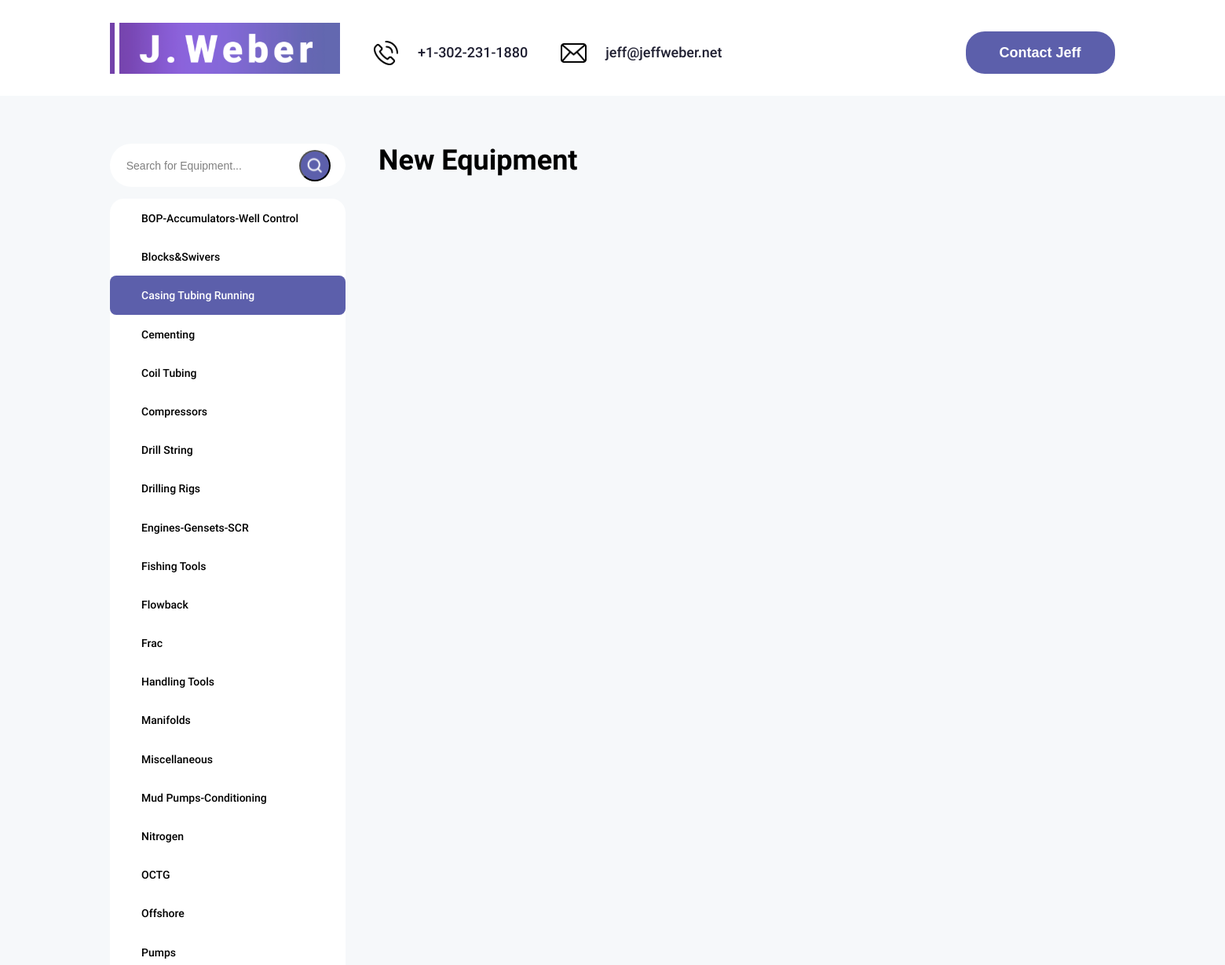
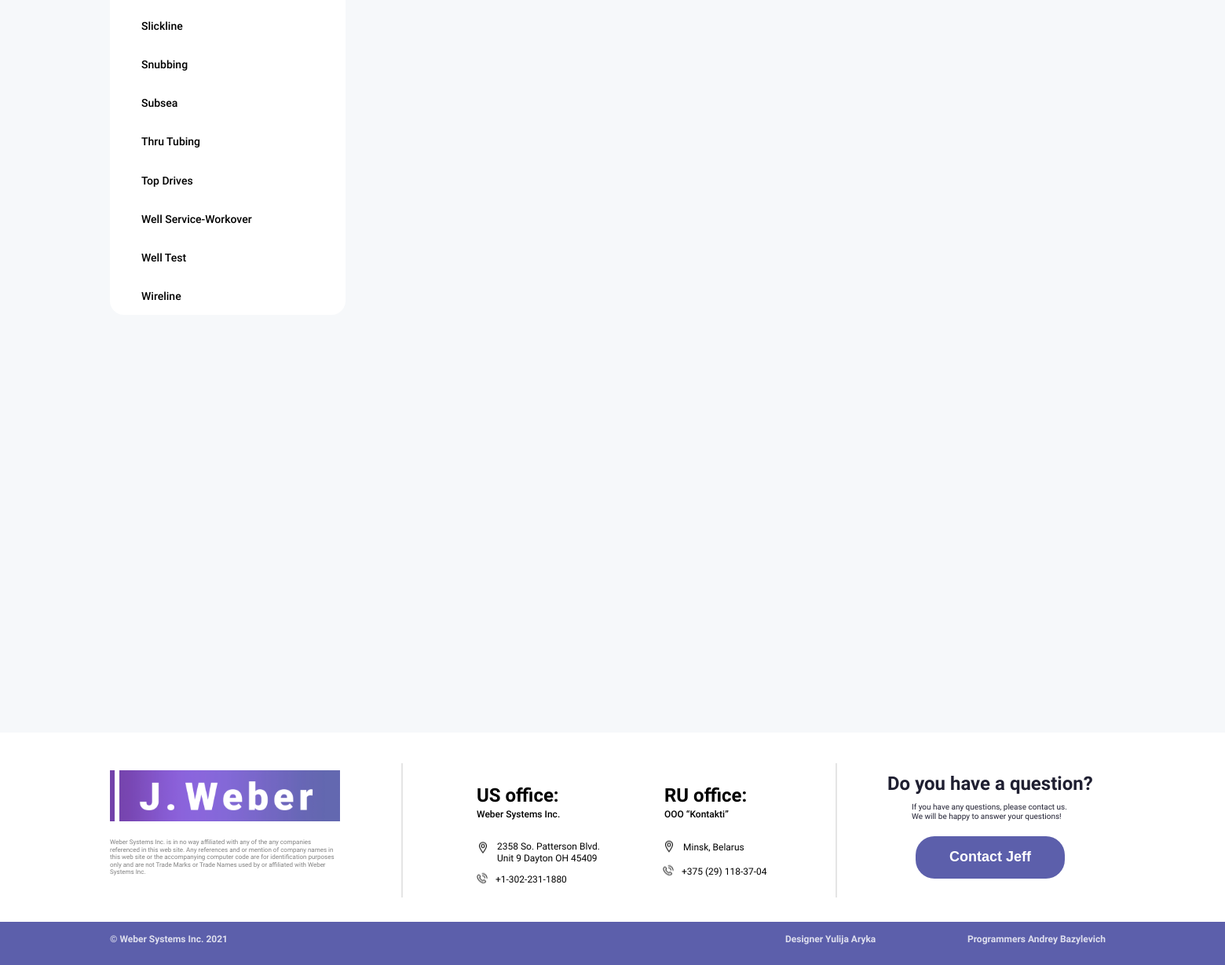
The page /casingtubingrunning/ on the database its author committed (2 pictures, top to bottom).
### website/models.py (models this page shows, shortened)
class Category (models.Model):
    name = models.CharField(max_length=55)
    slug = models.SlugField(max_length=200, unique=True)
    class Meta:
        ordering = ('name',)
        verbose_name = 'category'
        verbose_name_plural = 'categories'

### website/views.py (the view)
# urls.py: path('', views.base, name='base'),
def base(request, category_slug=None):
    category = None
    categories = Category.objects.all()
    products = Product.objects.filter(available=True)
    if category_slug:
        category = get_object_or_404(Category, slug=category_slug)
        products = products.filter(category=category)
    return render(request,
                  'base.html',
                  {'category': category,
                   'categories': categories,
                   'products': products})

### website/templates/base.html (shortened to what this page needs)
{% load static %}
<!DOCTYPE html>
<html lang="en">
{% block head %}
<head>
    <link rel="stylesheet" href="{% static 'styles/style.css'%}">
</head>
{% endblock %}
<body>
    {% block header %}
    <header class="header">
        <div class="wrapper">
           <div class="header_wrapper">
               <div class="header_logo">
                   <a href="{% url 'base' %}" class="header_logo-link">
                       <img src="{% static 'img/svg/logo.svg'%}" alt="logo" class="header_logo-pic">
                   </a>
               </div>
               <nav class="header_nav">
                   <div class="header_block">
                       <ul class="header_list">
                           <li class="header_item">
                               <div class="nav_wrapper">
                                   <img src="{% static 'img/svg/icon_phone.svg'%}" alt="icon phone" class="icon_phone">
                                   <a href="tel:13022311880" class="header_link">+1-302-231-1880</a>
                               </div>
                           </li>
                           <li class="header_item">
                               <div class="nav_wrapper">
                                   <img src="{% static 'img/svg/icon_message.svg'%}" alt="icon email" class="icon_email">
                                   <a href="mailto:jeff@jeffweber.net" class="header_link">jeff@jeffweber.net</a>
                               </div>
                           </li>
                       </ul>
                       <button class="btn" data-modal>Contact Jeff</button>
                   </div>
               </nav>
           </div>
        </div>
    </header>
    {% endblock %}
    <main class="main">
        <section class="intro">
            <div class="wrapper">
                {% block left %}
                <div class="left_block">
                     <form action="" method="post" class="search-form">
                         <div class="search_wrapper">
                             <input name="search" type="text" class="search_input" value="Search for Equipment...">
                             <button type="submit" class="search_button">
                                 <img src="{% static 'img/svg/lupa.svg'%}" alt="" class="search_icon" >
                             </button>
                         </div>
                    </form>
                    <form class="categories-form">
                        <div class="categories_wrapper">
                            {% for c in categories %}
                            <ul class="categories_items {% if category.slug == c.slug %} selected_category {% endif %}">
                                <li class="categories_item ">
                                    <a href="{% url 'category_detail' c.slug %}" >{{ c.name }}</a>
                                </li>
                            </ul>
                            {% endfor %}
                        </div>
                    </form>
                </div>
                {% endblock %}
                {% block right %}
                <div class="right_block">
                    <div class="title_right_block">
                        <h1>New Equipment</h1>
                    </div>
                </div>
                <div class="show_more">
                </div>
                {% endblock %}
            </div>
        </section>
    </main>
    {% block footer %}
    <footer class="footer">
        <div class="footer_up">
            <div class="wrapper">
                <div class="footer_up_left">
                    <div class="logo_footer_left">
                       <a href="/" class="footer_logo-link">
                           <img src="{% static 'img/svg/logo.svg'%}" alt="logo" class="footer_logo-pic">
                       </a>
                    </div>
                    <div class="footer_logo_text">
                        <h1>Weber Systems Inc. is in no way affiliated with any of the any companies referenced in this web site. Any references and or mention of company names in this web site or the accompanying computer code are for identification purposes only and are not Trade Marks or Trade Names used by or affiliated with Weber Systems Inc.</h1>
                    </div>
                </div>
                <hr>
                <div class="contact_centre_footer">
                    <div class="office_footer">
                        <div class="us_centre_footer">
                            <h1>US office:</h1>
                        </div>
                        <div class="ru_centre_footer">
                            <h1>RU office:</h1>
                        </div>
                        <div class="us_title_centre_footer">
                            <h1>Weber Systems Inc.</h1>
                        </div>
                        <div class="ru_title_centre_footer">
                            <h1>OOO “Kontakti”</h1>
                        </div>
                    </div>
                    <div class="contact_footer">
                        <div class="us_address_footer">
                            <div class="address_us_wrapper">
                                <img src="{% static 'img/svg/icon_location.svg'%}" alt="icon_location" class="icon_location">
                                <h1>2358 So. Patterson Blvd. Unit 9 Dayton OH 45409</h1>
                            </div>
                        </div>
                        <div class="blr_address_footer">
                            <div class="address_blr_wrapper">
                                <img src="{% static 'img/svg/icon_location.svg'%}" alt="icon_location" class="icon_location">
                                <h1>Minsk, Belarus</h1>
                            </div>
                        </div>
                        <div class="phone_us_footer">
                            <div class="phone_us_wrapper">
                                <img src="{% static 'img/svg/icon_phone_small.svg'%}" alt="icon_phone_small" class="icon_phone_small">
                                <h1>+1-302-231-1880</h1>
                            </div>
                        </div>
                        <div class="phone_blr_footer">
                            <div class="phone_blr_wrapper">
                                <img src="{% static 'img/svg/icon_phone_small.svg'%}" alt="icon_phone_small" class="icon_phone_small">
                                <h1>+375 (29) 118-37-04</h1>
                            </div>
                        </div>
                    </div>
                </div>
                <hr>
                <div class="footer_contact_jeff">
                    <div class="footer_text_question">
                        <h1>Do you have a question?</h1>
                    </div>
                    <div class="footer_text_question_two">
                        <h1>If you have any questions, please contact us. We will be happy to answer your questions!</h1>
                    </div>
                    <button class="footer_button" data-modal >Contact Jeff</button>
                </div>
            </div>
        </div>
        <div class="footer_down">
            <div class="wrapper">
                <div class="footer_wrapper">
                    <div class="title_left_footer"><h1>© Weber Systems Inc. 2021</h1></div>
                    <div class="designer"><h1>Designer Yulija Aryka</h1></div>
                    <div class="programmes"><h1>Programmers Andrey Bazylevich </h1></div>
                </div>
            </div>
        </div>
    </footer>
    {% endblock %}
</body>
</html>

### rows shown on the page
Category: name "BOP-Accumulators-Well Control"
Category: name "Blocks&Swivers"
Category: name "Casing Tubing Running"
Category: name "Cementing"
Category: name "Coil Tubing"
Category: name "Compressors"
Category: name "Drill String"
Category: name "Drilling Rigs"
Category: name "Engines-Gensets-SCR"
Category: name "Fishing Tools"
Category: name "Flowback"
Category: name "Frac"
Category: name "Handling Tools"
Category: name "Manifolds"
Category: name "Miscellaneous"
Category: name "Mud Pumps-Conditioning"
Category: name "Nitrogen"
Category: name "OCTG"
Category: name "Offshore"
Category: name "Pumps"
Category: name "Slickline"
Category: name "Snubbing"
Category: name "Subsea"
Category: name "Thru Tubing"
Category: name "Top Drives"
Category: name "Well Service-Workover"
Category: name "Well Test"
Category: name "Wireline"
